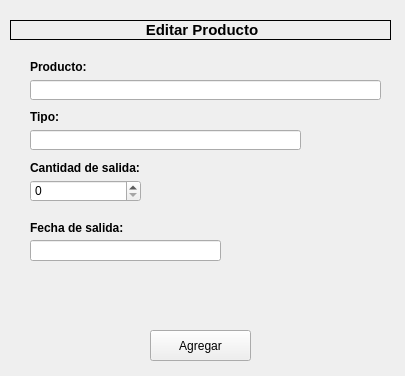
<?xml version="1.0" encoding="UTF-8"?>
<ui version="4.0">
 <class>EditBookWindow</class>
 <widget class="QWidget" name="EditBookWindow">
  <property name="geometry">
   <rect>
    <x>0</x>
    <y>0</y>
    <width>405</width>
    <height>376</height>
   </rect>
  </property>
  <property name="windowTitle">
   <string>Editar Producto</string>
  </property>
  <widget class="QLabel" name="label">
   <property name="geometry">
    <rect>
     <x>10</x>
     <y>20</y>
     <width>381</width>
     <height>20</height>
    </rect>
   </property>
   <property name="frameShape">
    <enum>QFrame::Box</enum>
   </property>
   <property name="text">
    <string>&lt;html&gt;&lt;head/&gt;&lt;body&gt;&lt;p align=&quot;center&quot;&gt;&lt;span style=&quot; font-size:11pt; font-weight:600;&quot;&gt;Editar Producto&lt;/span&gt;&lt;/p&gt;&lt;/body&gt;&lt;/html&gt;</string>
   </property>
  </widget>
  <widget class="QLabel" name="label_2">
   <property name="geometry">
    <rect>
     <x>30</x>
     <y>60</y>
     <width>61</width>
     <height>13</height>
    </rect>
   </property>
   <property name="text">
    <string>&lt;html&gt;&lt;head/&gt;&lt;body&gt;&lt;p&gt;&lt;span style=&quot; font-weight:600;&quot;&gt;Producto:&lt;/span&gt;&lt;/p&gt;&lt;/body&gt;&lt;/html&gt;</string>
   </property>
  </widget>
  <widget class="QLineEdit" name="titleLineEdit">
   <property name="geometry">
    <rect>
     <x>30</x>
     <y>80</y>
     <width>351</width>
     <height>20</height>
    </rect>
   </property>
  </widget>
  <widget class="QLabel" name="label_3">
   <property name="geometry">
    <rect>
     <x>30</x>
     <y>110</y>
     <width>61</width>
     <height>13</height>
    </rect>
   </property>
   <property name="text">
    <string>&lt;html&gt;&lt;head/&gt;&lt;body&gt;&lt;p&gt;&lt;span style=&quot; font-weight:600;&quot;&gt;Tipo:&lt;/span&gt;&lt;/p&gt;&lt;/body&gt;&lt;/html&gt;</string>
   </property>
  </widget>
  <widget class="QLineEdit" name="categoryLineEdit">
   <property name="geometry">
    <rect>
     <x>30</x>
     <y>130</y>
     <width>271</width>
     <height>20</height>
    </rect>
   </property>
  </widget>
  <widget class="QLabel" name="label_4">
   <property name="geometry">
    <rect>
     <x>30</x>
     <y>160</y>
     <width>111</width>
     <height>16</height>
    </rect>
   </property>
   <property name="text">
    <string>&lt;html&gt;&lt;head/&gt;&lt;body&gt;&lt;p&gt;&lt;span style=&quot; font-weight:600;&quot;&gt;Cantidad de salida: &lt;/span&gt;&lt;/p&gt;&lt;/body&gt;&lt;/html&gt;</string>
   </property>
  </widget>
  <widget class="QSpinBox" name="pageQtySpinBox_dos">
   <property name="geometry">
    <rect>
     <x>30</x>
     <y>180</y>
     <width>111</width>
     <height>22</height>
    </rect>
   </property>
   <property name="maximum">
    <number>10000</number>
   </property>
  </widget>
  <widget class="QLabel" name="label_5">
   <property name="geometry">
    <rect>
     <x>30</x>
     <y>220</y>
     <width>121</width>
     <height>16</height>
    </rect>
   </property>
   <property name="text">
    <string>&lt;html&gt;&lt;head/&gt;&lt;body&gt;&lt;p&gt;&lt;span style=&quot; font-weight:600;&quot;&gt;Fecha de salida:&lt;/span&gt;&lt;/p&gt;&lt;/body&gt;&lt;/html&gt;</string>
   </property>
  </widget>
  <widget class="QLineEdit" name="descriptionTextedit">
   <property name="geometry">
    <rect>
     <x>30</x>
     <y>240</y>
     <width>191</width>
     <height>21</height>
    </rect>
   </property>
  </widget>
  <widget class="QPushButton" name="editButton">
   <property name="geometry">
    <rect>
     <x>150</x>
     <y>330</y>
     <width>101</width>
     <height>31</height>
    </rect>
   </property>
   <property name="cursor">
    <cursorShape>PointingHandCursor</cursorShape>
   </property>
   <property name="styleSheet">
    <string notr="true">QpushButton 
{
	height: 2em;
	border-style: solid;
	border-width: 2px;
	border-color: #0069c0;
	font-weight: bold;
}

QPushButton:hover
{
	backgroud-color: #0069c0;
	color: green;
}</string>
   </property>
   <property name="text">
    <string>Agregar</string>
   </property>
  </widget>
 </widget>
 <resources/>
 <connections/>
</ui>
